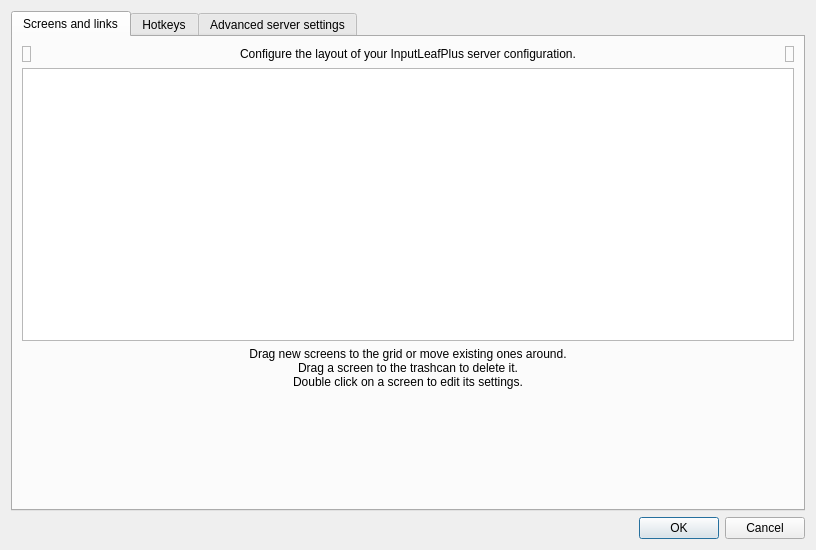
<?xml version="1.0" encoding="UTF-8"?>
<ui version="4.0">
 <class>ServerConfigDialog</class>
 <widget class="QDialog" name="ServerConfigDialog">
  <property name="geometry">
   <rect>
    <x>0</x>
    <y>0</y>
    <width>816</width>
    <height>545</height>
   </rect>
  </property>
  <property name="windowTitle">
   <string>Server Configuration</string>
  </property>
  <layout class="QVBoxLayout">
   <item>
    <widget class="QTabWidget" name="m_pTabWidget">
     <widget class="QWidget" name="m_pTabScreens">
      <attribute name="title">
       <string>Screens and links</string>
      </attribute>
      <layout class="QVBoxLayout">
       <item>
        <layout class="QHBoxLayout">
         <item>
          <widget class="TrashScreenWidget" name="m_pTrashScreenWidget">
           <property name="acceptDrops">
            <bool>true</bool>
           </property>
           <property name="toolTip">
            <string>Drag a screen from the grid to the trashcan to remove it.</string>
           </property>
           <property name="frameShape">
            <enum>QFrame::StyledPanel</enum>
           </property>
           <property name="frameShadow">
            <enum>QFrame::Raised</enum>
           </property>
           <property name="text">
            <string/>
           </property>
           <property name="pixmap">
            <pixmap resource="../res/InputLeap.qrc">:/res/icons/64x64/user-trash.png</pixmap>
           </property>
          </widget>
         </item>
         <item>
          <widget class="QLabel" name="label_2">
           <property name="sizePolicy">
            <sizepolicy hsizetype="Preferred" vsizetype="Preferred">
             <horstretch>1</horstretch>
             <verstretch>0</verstretch>
            </sizepolicy>
           </property>
           <property name="text">
            <string>Configure the layout of your InputLeafPlus server configuration.</string>
           </property>
           <property name="alignment">
            <set>Qt::AlignCenter</set>
           </property>
           <property name="wordWrap">
            <bool>true</bool>
           </property>
          </widget>
         </item>
         <item>
          <widget class="NewScreenWidget" name="m_pLabelNewScreenWidget">
           <property name="toolTip">
            <string>Drag this button to the grid to add a new screen.</string>
           </property>
           <property name="frameShape">
            <enum>QFrame::StyledPanel</enum>
           </property>
           <property name="frameShadow">
            <enum>QFrame::Raised</enum>
           </property>
           <property name="text">
            <string/>
           </property>
           <property name="pixmap">
            <pixmap resource="../res/InputLeap.qrc">:/res/icons/64x64/video-display.png</pixmap>
           </property>
          </widget>
         </item>
        </layout>
       </item>
       <item>
        <widget class="ScreenSetupView" name="m_pScreenSetupView">
         <property name="minimumSize">
          <size>
           <width>0</width>
           <height>273</height>
          </size>
         </property>
         <property name="maximumSize">
          <size>
           <width>16777215</width>
           <height>273</height>
          </size>
         </property>
         <property name="acceptDrops">
          <bool>true</bool>
         </property>
         <property name="autoFillBackground">
          <bool>false</bool>
         </property>
         <property name="frameShape">
          <enum>QFrame::StyledPanel</enum>
         </property>
         <property name="frameShadow">
          <enum>QFrame::Sunken</enum>
         </property>
        </widget>
       </item>
       <item>
        <widget class="QLabel" name="label_3">
         <property name="sizePolicy">
          <sizepolicy hsizetype="Preferred" vsizetype="Preferred">
           <horstretch>1</horstretch>
           <verstretch>0</verstretch>
          </sizepolicy>
         </property>
         <property name="text">
          <string>Drag new screens to the grid or move existing ones around.
Drag a screen to the trashcan to delete it.
Double click on a screen to edit its settings.</string>
         </property>
         <property name="alignment">
          <set>Qt::AlignCenter</set>
         </property>
         <property name="wordWrap">
          <bool>true</bool>
         </property>
        </widget>
       </item>
       <item>
        <spacer>
         <property name="orientation">
          <enum>Qt::Vertical</enum>
         </property>
         <property name="sizeHint" stdset="0">
          <size>
           <width>20</width>
           <height>40</height>
          </size>
         </property>
        </spacer>
       </item>
      </layout>
     </widget>
     <widget class="QWidget" name="m_pTabHotkeys">
      <attribute name="title">
       <string>Hotkeys</string>
      </attribute>
      <layout class="QHBoxLayout">
       <item>
        <widget class="QGroupBox" name="groupBox">
         <property name="title">
          <string>&amp;Hotkeys</string>
         </property>
         <layout class="QGridLayout">
          <item row="0" column="0" rowspan="4">
           <widget class="QListWidget" name="m_pListHotkeys"/>
          </item>
          <item row="0" column="1">
           <widget class="QPushButton" name="m_pButtonNewHotkey">
            <property name="enabled">
             <bool>true</bool>
            </property>
            <property name="text">
             <string>&amp;New</string>
            </property>
           </widget>
          </item>
          <item row="1" column="1">
           <widget class="QPushButton" name="m_pButtonEditHotkey">
            <property name="enabled">
             <bool>false</bool>
            </property>
            <property name="text">
             <string>&amp;Edit</string>
            </property>
           </widget>
          </item>
          <item row="2" column="1">
           <widget class="QPushButton" name="m_pButtonRemoveHotkey">
            <property name="enabled">
             <bool>false</bool>
            </property>
            <property name="text">
             <string>&amp;Remove</string>
            </property>
           </widget>
          </item>
          <item row="3" column="1">
           <spacer>
            <property name="orientation">
             <enum>Qt::Vertical</enum>
            </property>
            <property name="sizeHint" stdset="0">
             <size>
              <width>75</width>
              <height>161</height>
             </size>
            </property>
           </spacer>
          </item>
         </layout>
        </widget>
       </item>
       <item>
        <widget class="QGroupBox" name="groupBox_2">
         <property name="title">
          <string>A&amp;ctions</string>
         </property>
         <layout class="QGridLayout">
          <item row="0" column="0" rowspan="4">
           <widget class="QListWidget" name="m_pListActions"/>
          </item>
          <item row="0" column="1">
           <widget class="QPushButton" name="m_pButtonNewAction">
            <property name="enabled">
             <bool>false</bool>
            </property>
            <property name="text">
             <string>Ne&amp;w</string>
            </property>
           </widget>
          </item>
          <item row="1" column="1">
           <widget class="QPushButton" name="m_pButtonEditAction">
            <property name="enabled">
             <bool>false</bool>
            </property>
            <property name="text">
             <string>E&amp;dit</string>
            </property>
           </widget>
          </item>
          <item row="2" column="1">
           <widget class="QPushButton" name="m_pButtonRemoveAction">
            <property name="enabled">
             <bool>false</bool>
            </property>
            <property name="text">
             <string>Re&amp;move</string>
            </property>
           </widget>
          </item>
          <item row="3" column="1">
           <spacer>
            <property name="orientation">
             <enum>Qt::Vertical</enum>
            </property>
            <property name="sizeHint" stdset="0">
             <size>
              <width>20</width>
              <height>40</height>
             </size>
            </property>
           </spacer>
          </item>
         </layout>
        </widget>
       </item>
      </layout>
     </widget>
     <widget class="QWidget" name="m_pTabAdvanced">
      <attribute name="title">
       <string>Advanced server settings</string>
      </attribute>
      <layout class="QGridLayout">
       <item row="0" column="0">
        <widget class="QGroupBox" name="m_pGroupSwitch">
         <property name="title">
          <string>&amp;Switch</string>
         </property>
         <layout class="QVBoxLayout">
          <item>
           <layout class="QHBoxLayout">
            <item>
             <widget class="QCheckBox" name="m_pCheckBoxSwitchDelay">
              <property name="enabled">
               <bool>true</bool>
              </property>
              <property name="text">
               <string>Switch &amp;after waiting</string>
              </property>
             </widget>
            </item>
            <item>
             <spacer>
              <property name="orientation">
               <enum>Qt::Horizontal</enum>
              </property>
              <property name="sizeHint" stdset="0">
               <size>
                <width>40</width>
                <height>20</height>
               </size>
              </property>
             </spacer>
            </item>
            <item>
             <widget class="QSpinBox" name="m_pSpinBoxSwitchDelay">
              <property name="enabled">
               <bool>false</bool>
              </property>
              <property name="minimum">
               <number>10</number>
              </property>
              <property name="maximum">
               <number>10000</number>
              </property>
              <property name="singleStep">
               <number>10</number>
              </property>
              <property name="value">
               <number>250</number>
              </property>
             </widget>
            </item>
            <item>
             <widget class="QLabel" name="m_pLabel_14">
              <property name="text">
               <string>ms</string>
              </property>
             </widget>
            </item>
           </layout>
          </item>
          <item>
           <layout class="QVBoxLayout">
            <item>
             <layout class="QHBoxLayout">
              <item>
               <widget class="QCheckBox" name="m_pCheckBoxSwitchDoubleTap">
                <property name="enabled">
                 <bool>true</bool>
                </property>
                <property name="text">
                 <string>Switch on double &amp;tap within</string>
                </property>
               </widget>
              </item>
              <item>
               <spacer>
                <property name="orientation">
                 <enum>Qt::Horizontal</enum>
                </property>
                <property name="sizeHint" stdset="0">
                 <size>
                  <width>40</width>
                  <height>20</height>
                 </size>
                </property>
               </spacer>
              </item>
              <item>
               <widget class="QSpinBox" name="m_pSpinBoxSwitchDoubleTap">
                <property name="enabled">
                 <bool>false</bool>
                </property>
                <property name="minimum">
                 <number>10</number>
                </property>
                <property name="maximum">
                 <number>10000</number>
                </property>
                <property name="singleStep">
                 <number>10</number>
                </property>
                <property name="value">
                 <number>250</number>
                </property>
               </widget>
              </item>
              <item>
               <widget class="QLabel" name="m_pLabel_15">
                <property name="text">
                 <string>ms</string>
                </property>
               </widget>
              </item>
             </layout>
            </item>
            <item>
             <widget class="QLabel" name="label_4">
              <property name="text">
               <string>Bump against the screen edge with the mouse pointer twice in quick succession.</string>
              </property>
              <property name="wordWrap">
               <bool>true</bool>
              </property>
             </widget>
            </item>
           </layout>
          </item>
          <item>
           <spacer>
            <property name="orientation">
             <enum>Qt::Vertical</enum>
            </property>
            <property name="sizeHint" stdset="0">
             <size>
              <width>20</width>
              <height>40</height>
             </size>
            </property>
           </spacer>
          </item>
         </layout>
        </widget>
       </item>
       <item row="0" column="1">
        <widget class="QGroupBox" name="m_pGroupOptions">
         <property name="title">
          <string>&amp;Options</string>
         </property>
         <layout class="QGridLayout">
          <item row="7" column="0">
           <widget class="QGroupBox" name="groupBox_3">
            <property name="title">
             <string/>
            </property>
            <layout class="QHBoxLayout" name="horizontalLayout">
             <item>
              <widget class="QLabel" name="m_pLabelSharingSize">
               <property name="text">
                <string>Max Clipboard sharing size</string>
               </property>
              </widget>
             </item>
             <item>
              <widget class="QSpinBox" name="m_pSpinBoxClipboardSizeLimit">
               <property name="sizePolicy">
                <sizepolicy hsizetype="Maximum" vsizetype="Fixed">
                 <horstretch>0</horstretch>
                 <verstretch>0</verstretch>
                </sizepolicy>
               </property>
               <property name="toolTip">
                <string>Clipboard sharing size in bytes</string>
               </property>
               <property name="toolTipDuration">
                <number>-3</number>
               </property>
               <property name="alignment">
                <set>Qt::AlignLeading|Qt::AlignLeft|Qt::AlignVCenter</set>
               </property>
               <property name="minimum">
                <number>1000000</number>
               </property>
               <property name="maximum">
                <number>100000000</number>
               </property>
               <property name="singleStep">
                <number>1000</number>
               </property>
               <property name="value">
                <number>3000000</number>
               </property>
              </widget>
             </item>
            </layout>
           </widget>
          </item>
          <item row="3" column="0">
           <widget class="QCheckBox" name="m_pCheckBoxWin32KeepForeground">
            <property name="enabled">
             <bool>true</bool>
            </property>
            <property name="text">
             <string>Don't take &amp;foreground window on Windows servers</string>
            </property>
           </widget>
          </item>
          <item row="1" column="0">
           <layout class="QVBoxLayout" name="verticalLayoutGameMode">
            <item>
             <widget class="QCheckBox" name="m_pCheckBoxRelativeMouseMoves">
              <property name="enabled">
               <bool>true</bool>
              </property>
              <property name="text">
               <string>Use &amp;relative mouse moves</string>
              </property>
             </widget>
            </item>
            <item>
             <widget class="QCheckBox" name="m_pCheckBoxGameMode">
              <property name="text">
               <string>게임 모드 (실험)</string>
              </property>
             </widget>
            </item>
            <item>
             <widget class="QLabel" name="m_pLabelGameMode">
              <property name="text">
               <string>켜면 상대 마우스 이동을 쓰고, Ctrl+Shift+G 로 커서를 현재 화면에 고정/해제할 수 있습니다. 서버를 다시 시작해야 적용됩니다.</string>
              </property>
              <property name="wordWrap">
               <bool>true</bool>
              </property>
              <property name="indent">
               <number>20</number>
              </property>
             </widget>
            </item>
           </layout>
          </item>
          <item row="2" column="0">
           <widget class="QCheckBox" name="m_pCheckBoxScreenSaverSync">
            <property name="enabled">
             <bool>true</bool>
            </property>
            <property name="text">
             <string>S&amp;ynchronize screen savers</string>
            </property>
           </widget>
          </item>
          <item row="0" column="0">
           <layout class="QHBoxLayout">
            <item>
             <widget class="QCheckBox" name="m_pCheckBoxHeartbeat">
              <property name="enabled">
               <bool>true</bool>
              </property>
              <property name="text">
               <string>&amp;Check clients every</string>
              </property>
             </widget>
            </item>
            <item>
             <spacer>
              <property name="orientation">
               <enum>Qt::Horizontal</enum>
              </property>
              <property name="sizeHint" stdset="0">
               <size>
                <width>40</width>
                <height>20</height>
               </size>
              </property>
             </spacer>
            </item>
            <item>
             <widget class="QSpinBox" name="m_pSpinBoxHeartbeat">
              <property name="enabled">
               <bool>false</bool>
              </property>
              <property name="minimum">
               <number>1000</number>
              </property>
              <property name="maximum">
               <number>30000</number>
              </property>
              <property name="singleStep">
               <number>1000</number>
              </property>
              <property name="value">
               <number>5000</number>
              </property>
             </widget>
            </item>
            <item>
             <widget class="QLabel" name="m_pLabel_16">
              <property name="text">
               <string>ms</string>
              </property>
             </widget>
            </item>
           </layout>
          </item>
          <item row="9" column="0">
           <spacer>
            <property name="orientation">
             <enum>Qt::Vertical</enum>
            </property>
            <property name="sizeHint" stdset="0">
             <size>
              <width>20</width>
              <height>16</height>
             </size>
            </property>
           </spacer>
          </item>
          <item row="5" column="0">
           <widget class="QCheckBox" name="m_pCheckBoxEnableDragAndDrop">
            <property name="text">
             <string>Enable drag and drop file transfers</string>
            </property>
           </widget>
          </item>
          <item row="4" column="0">
           <widget class="QCheckBox" name="m_pCheckBoxIgnoreAutoConfigClient">
            <property name="text">
             <string>Ignore auto config clients</string>
            </property>
           </widget>
          </item>
          <item row="6" column="0">
           <widget class="QCheckBox" name="m_pCheckBoxEnableClipboard">
            <property name="text">
             <string>Enable clipboard sharing</string>
            </property>
            <property name="checked">
             <bool>true</bool>
            </property>
           </widget>
          </item>
         </layout>
        </widget>
       </item>
       <item row="1" column="0" colspan="2">
        <widget class="QGroupBox" name="m_pGroupSwitchCorners">
         <property name="title">
          <string>&amp;Dead corners</string>
         </property>
         <property name="checked">
          <bool>false</bool>
         </property>
         <layout class="QGridLayout">
          <item row="0" column="0" colspan="2">
           <widget class="QCheckBox" name="m_pCheckBoxCornerTopLeft">
            <property name="text">
             <string>To&amp;p-left</string>
            </property>
           </widget>
          </item>
          <item row="0" column="2" colspan="2">
           <widget class="QCheckBox" name="m_pCheckBoxCornerTopRight">
            <property name="text">
             <string>Top-rig&amp;ht</string>
            </property>
           </widget>
          </item>
          <item row="1" column="0" colspan="2">
           <widget class="QCheckBox" name="m_pCheckBoxCornerBottomLeft">
            <property name="text">
             <string>&amp;Bottom-left</string>
            </property>
           </widget>
          </item>
          <item row="1" column="2" colspan="2">
           <widget class="QCheckBox" name="m_pCheckBoxCornerBottomRight">
            <property name="text">
             <string>Bottom-ri&amp;ght</string>
            </property>
           </widget>
          </item>
          <item row="2" column="0">
           <spacer>
            <property name="orientation">
             <enum>Qt::Horizontal</enum>
            </property>
            <property name="sizeHint" stdset="0">
             <size>
              <width>40</width>
              <height>20</height>
             </size>
            </property>
           </spacer>
          </item>
          <item row="2" column="1" colspan="2">
           <layout class="QHBoxLayout">
            <item>
             <widget class="QLabel" name="label">
              <property name="text">
               <string>Cor&amp;ner Size:</string>
              </property>
              <property name="buddy">
               <cstring>m_pSpinBoxSwitchCornerSize</cstring>
              </property>
             </widget>
            </item>
            <item>
             <widget class="QSpinBox" name="m_pSpinBoxSwitchCornerSize">
              <property name="maximum">
               <number>9999</number>
              </property>
             </widget>
            </item>
           </layout>
          </item>
          <item row="2" column="3">
           <spacer>
            <property name="orientation">
             <enum>Qt::Horizontal</enum>
            </property>
            <property name="sizeHint" stdset="0">
             <size>
              <width>40</width>
              <height>20</height>
             </size>
            </property>
           </spacer>
          </item>
         </layout>
        </widget>
       </item>
       <item row="2" column="0">
        <spacer>
         <property name="orientation">
          <enum>Qt::Vertical</enum>
         </property>
         <property name="sizeHint" stdset="0">
          <size>
           <width>20</width>
           <height>40</height>
          </size>
         </property>
        </spacer>
       </item>
      </layout>
     </widget>
    </widget>
   </item>
   <item>
    <widget class="QDialogButtonBox" name="m_pButtonBox">
     <property name="orientation">
      <enum>Qt::Horizontal</enum>
     </property>
     <property name="standardButtons">
      <set>QDialogButtonBox::Cancel|QDialogButtonBox::Ok</set>
     </property>
    </widget>
   </item>
  </layout>
 </widget>
 <customwidgets>
  <customwidget>
   <class>ScreenSetupView</class>
   <extends>QTableView</extends>
   <header>ScreenSetupView.h</header>
   <container>1</container>
  </customwidget>
  <customwidget>
   <class>NewScreenWidget</class>
   <extends>QLabel</extends>
   <header>NewScreenWidget.h</header>
  </customwidget>
  <customwidget>
   <class>TrashScreenWidget</class>
   <extends>QLabel</extends>
   <header>TrashScreenWidget.h</header>
  </customwidget>
 </customwidgets>
 <resources>
  <include location="../res/InputLeap.qrc"/>
 </resources>
 <connections>
  <connection>
   <sender>m_pButtonBox</sender>
   <signal>accepted()</signal>
   <receiver>ServerConfigDialog</receiver>
   <slot>accept()</slot>
   <hints>
    <hint type="sourcelabel">
     <x>572</x>
     <y>424</y>
    </hint>
    <hint type="destinationlabel">
     <x>377</x>
     <y>-8</y>
    </hint>
   </hints>
  </connection>
  <connection>
   <sender>m_pButtonBox</sender>
   <signal>rejected()</signal>
   <receiver>ServerConfigDialog</receiver>
   <slot>reject()</slot>
   <hints>
    <hint type="sourcelabel">
     <x>641</x>
     <y>424</y>
    </hint>
    <hint type="destinationlabel">
     <x>595</x>
     <y>1</y>
    </hint>
   </hints>
  </connection>
  <connection>
   <sender>m_pCheckBoxSwitchDelay</sender>
   <signal>toggled(bool)</signal>
   <receiver>m_pSpinBoxSwitchDelay</receiver>
   <slot>setEnabled(bool)</slot>
   <hints>
    <hint type="sourcelabel">
     <x>110</x>
     <y>63</y>
    </hint>
    <hint type="destinationlabel">
     <x>110</x>
     <y>63</y>
    </hint>
   </hints>
  </connection>
  <connection>
   <sender>m_pCheckBoxSwitchDoubleTap</sender>
   <signal>toggled(bool)</signal>
   <receiver>m_pSpinBoxSwitchDoubleTap</receiver>
   <slot>setEnabled(bool)</slot>
   <hints>
    <hint type="sourcelabel">
     <x>110</x>
     <y>63</y>
    </hint>
    <hint type="destinationlabel">
     <x>110</x>
     <y>63</y>
    </hint>
   </hints>
  </connection>
  <connection>
   <sender>m_pCheckBoxHeartbeat</sender>
   <signal>toggled(bool)</signal>
   <receiver>m_pSpinBoxHeartbeat</receiver>
   <slot>setEnabled(bool)</slot>
   <hints>
    <hint type="sourcelabel">
     <x>110</x>
     <y>63</y>
    </hint>
    <hint type="destinationlabel">
     <x>110</x>
     <y>63</y>
    </hint>
   </hints>
  </connection>
  <connection>
   <sender>m_pListHotkeys</sender>
   <signal>itemDoubleClicked(QListWidgetItem*)</signal>
   <receiver>m_pButtonEditHotkey</receiver>
   <slot>click()</slot>
   <hints>
    <hint type="sourcelabel">
     <x>197</x>
     <y>115</y>
    </hint>
    <hint type="destinationlabel">
     <x>304</x>
     <y>115</y>
    </hint>
   </hints>
  </connection>
  <connection>
   <sender>m_pListActions</sender>
   <signal>itemDoubleClicked(QListWidgetItem*)</signal>
   <receiver>m_pButtonEditAction</receiver>
   <slot>click()</slot>
   <hints>
    <hint type="sourcelabel">
     <x>505</x>
     <y>120</y>
    </hint>
    <hint type="destinationlabel">
     <x>677</x>
     <y>118</y>
    </hint>
   </hints>
  </connection>
 </connections>
</ui>
